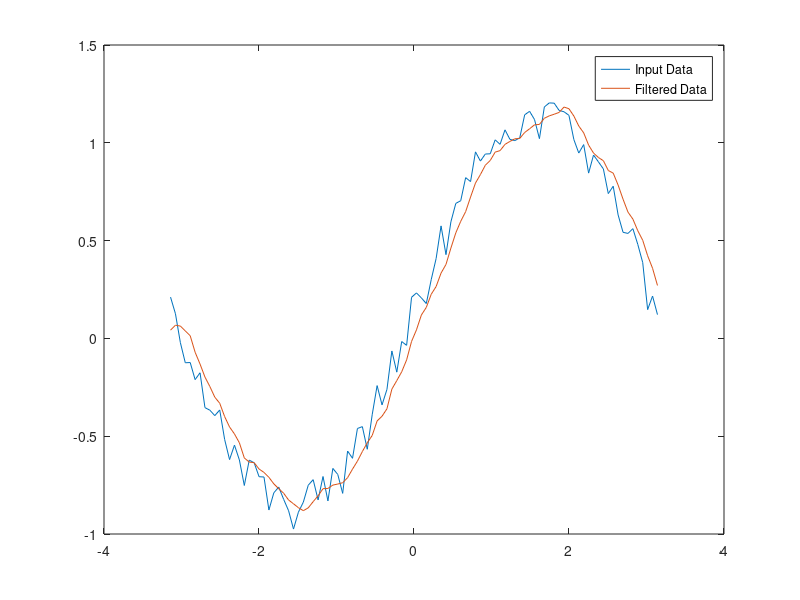

MATLAB code to generate this figure:
t = linspace(-pi,pi,100);
rng default  %initialize random number generator
x = sin(t) + 0.25*rand(size(t));
%{
y(n)=1/windowSize(x(n)+x(n−1)+...+x(n−(windowSize−1))).
%}
windowSize = 5; 
b = (1/windowSize)*ones(1,windowSize);
a = 1;
y = filter(b,a,x);

plot(t,x)
hold on
plot(t,y)
legend('Input Data','Filtered Data')